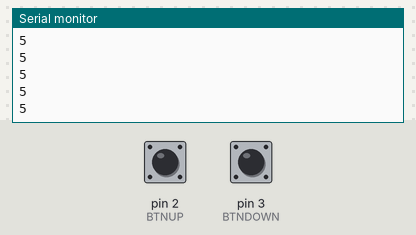
The sketch below on a simulated Arduino Uno, built with avr-gcc and run on an emulated ATmega328P. Shown: the last lines printed to the serial monitor. Inputs (shaded band) come from the test bench; at power-on: pin 2 (BTNUP) HIGH, pin 3 (BTNDOWN) HIGH. EEPROM starts erased.

Above: at 1.2 s.
1.3 s: pin 2 (BTNUP) pulled LOW for 0.15 s
At 2.2 s:
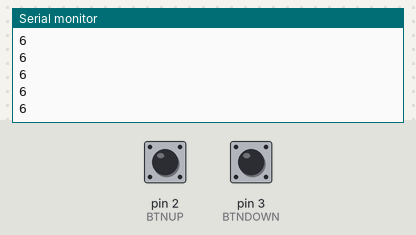
2.9 s: pin 3 (BTNDOWN) pulled LOW for 1 s
At 3.7 s:
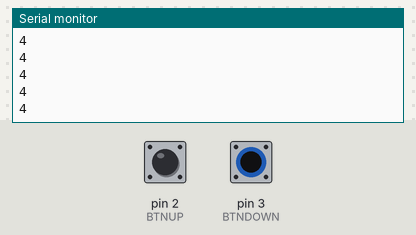
5.4 s: pin 3 (BTNDOWN) pulled LOW for 0.15 s
At 6.2 s:
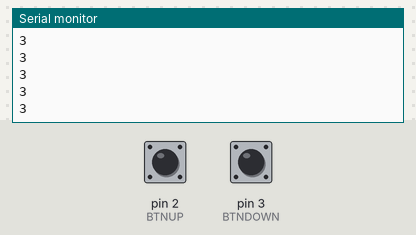
7.0 s: pin 2 (BTNUP) pulled LOW for 3.2 s
Timing chart, 0 to 7.8 s (numbered marks = the images above; inputs shaded):
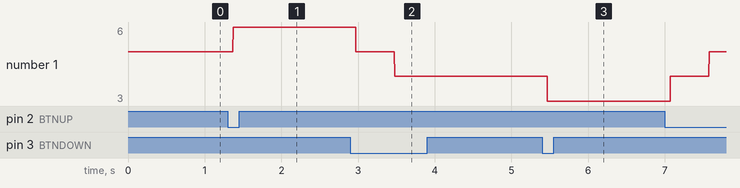

Measured:
- after the input at 1.3 s, the serial monitor: prints a new line after 0.07 s (image 1)
- after the input at 2.9 s, the serial monitor: prints a new line after 0.58 s (image 2)
- after the input at 5.4 s, the serial monitor: prints a new line after 0.07 s (image 3)
- plotted number 1: 5 → 6 after the input at 1.3 s, 6 → 4 after the input at 2.9 s, 4 → 3 after the input at 5.4 s, 3 → 5 after the input at 7.0 s

The sketch:

PracticaVolumen1.ino
```cpp
#include "funciones.h"

unsigned long tiempoReboteSubir = 0;
unsigned long tiempoReboteBajar = 0;
const unsigned long tiempoAntire = 500;

void setup() {
  conf();
}

void loop() {
  Serial.println(vol);

  if (!digitalRead(BTNUP) && (millis() - tiempoReboteSubir > tiempoAntire)) {
    subir();
    tiempoReboteSubir = millis();
  }

  if (!digitalRead(BTNDOWN) && (millis() - tiempoReboteBajar > tiempoAntire)) {
    bajar();
    tiempoReboteBajar = millis();
  }
}
```

funciones.cpp
```cpp
#include "funciones.h"
uint8_t vol = EEPROM.read(CELDA);

void conf(void){
  Serial.begin(BAUDRATE);
  pinMode(BTNUP, INPUT_PULLUP);
  pinMode(BTNDOWN, INPUT_PULLUP);
  if (vol>MAXVOL){
    vol=MEDIA;
    EEPROM.write(CELDA,vol);
  }

}

void subir(void){
  if (vol<MAXVOL)
    vol++;
  Serial.println(vol);
  EEPROM.update(CELDA,vol);
}

void bajar(void){
  if (vol>MINVOL)
    vol--;
  Serial.println(vol);
  EEPROM.update(CELDA,vol);

}
```

funciones.h
```cpp
#ifndef FUNCIONES_H
#define FUNCIONES_H

#include <Arduino.h>
#include <EEPROM.h>

#define   BTNUP   2
#define   BTNDOWN 3
#define   BAUDRATE  9600
#define   MINVOL  0
#define   MAXVOL  10
#define   CELDA   0
#define   MEDIA   5

extern uint8_t vol;

void conf(void);
void subir();
void bajar();
#endif
```
